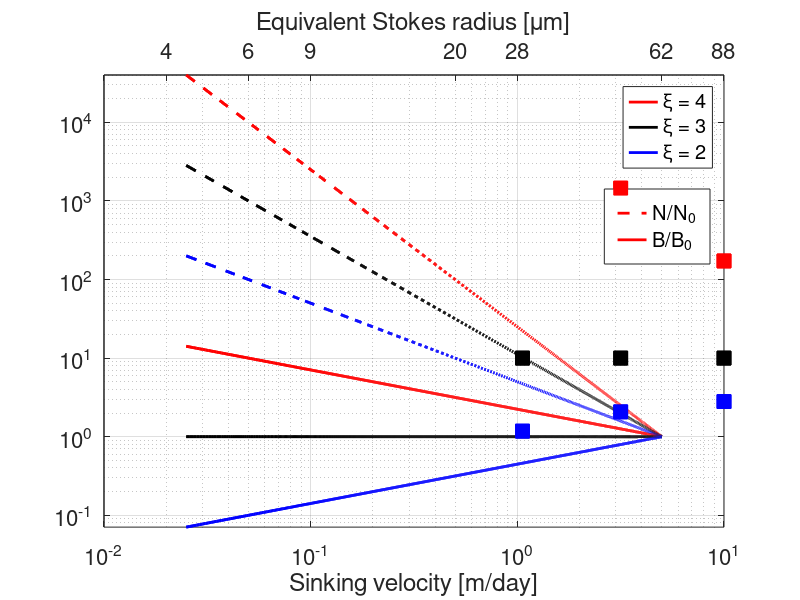

The MATLAB source for this figure: (Note: this script raises an error after producing the figure.)
clear

%% This code plots the distribution of Particle, given a spectral slope and the number of LARGEST particle

counter = 1;
for spectral_slope = [2 3 4]
    
    % compute for the sinking velocity actually modeled
    ws = [0.025 0.5 1 5];
    N0 = 1971717;
    N = (ws/max(ws)).^-(spectral_slope/2)*N0;
    B = (ws/max(ws)).^((3-spectral_slope)/2);
    
    % Create the theoretical curve
    thexaxis = [min(ws):0.001:max(ws)];
    theyaxis = (thexaxis/thexaxis(4976)).^-(spectral_slope/2);
    theyaxisB = (thexaxis/thexaxis(4976)).^((3-spectral_slope)/2);
    
    %%
    
    figure(1)
    % theoretical curve
    if spectral_slope>3
        color = 'r';
    elseif spectral_slope == 3
        color = 'k';
    elseif spectral_slope <3
        color = 'b';
    end

    % Plot N/N0
    h(1) = plot(thexaxis,theyaxis,'--','color',color,'linewidth',2);
    hold on
    scatter(ws,N./N0,100,'s','markeredgecolor',color,'markerfacecolor',color)
    
    % Plot B/B0
    h(2) = plot(thexaxis,theyaxisB,'-','color',color,'linewidth',2);
    g(counter) = h(2);
    scatter(ws,B,100,'s','markeredgecolor',color,'markerfacecolor',color)
    
    set(gca,'yscale','log','xscale','log','fontsize',16)
    grid on; axis tight;    
    
    xlabel('Sinking velocity [m/day]')
    %ylabel('Number of particles')
    xlim([0.01 10])
    counter = counter +1;
end
H = legend([h(1) h(2)],'N/N_0','B/B_0','location','east');
set(H,'Position',[0.7554 0.56 0.1321 0.1250])


% get the figure smaller to accomodate the 2nd x-axis later
POS = get(gca,'position');
set(gca,'position',[POS(1) POS(2) POS(3) POS(4)-0.05])

% create 2 x-axis
axes('position',get(gca,'position'),...
    'xlim',get(gca,'xlim'),...
    'xscale','log',...
    'ylim',get(gca,'ylim'),...
    'ytick',get(gca,'ytick'),...
    'yticklabel',{},...
    'yscale','log',...
    'fontsize',16,...
    'color','none',...
    'XAxisLocation','top')
hold on
% Parameters for Stokes sinking velocity equation
g = 9.81;                   % m/s2
rho_water = 1026;           % kg/m3
rho_part = 1.01*rho_water;   % kg/m3
viscosity = 1.48e-3;        % Pa.s

% If I want to set ticks at specific radii
% myxtick = [0:10:80];
% wseq = (2.*(rho_part-rho_water).*g.*(myxtick/1e6).^2)./(9.*viscosity)*86400;
% set(gca,'xtick',wseq,'xticklabel',myxtick)

% If I want to compute the radius at the velocities already ticked on the
% 1st x-axis
Xtick = get(gca,'xtick');
Xtick = [0.02 0.05 0.1 0.5 1 5 10];
for ii = 1:length(Xtick)
    
    % equivalent stokes' radius
    xticklab{ii} = num2str(sqrt((9*viscosity*Xtick(ii)/86400)./(2*g*(rho_part-rho_water)))*1e6,'%.0f');
    
end

set(gca,'xtick',Xtick,'xticklabel',xticklab)
xlabel('Equivalent Stokes radius [\mum]')
%text(3,3e11,'\zeta = -3.5','fontsize',18)

counter = 1;
for spectral_slope = [4 3 2]
    
    % compute for the sinking velocity actually modeled
    ws = [0.025 0.5 1 5];
    N0 = 1971717;
    N = (ws/max(ws)).^-(spectral_slope/2)*N0;
    B = (ws/max(ws)).^((3-spectral_slope)/2);
    
    % Create the theoretical curve
    thexaxis = [min(ws):0.001:max(ws)];
    theyaxis = (thexaxis/thexaxis(4976)).^-(spectral_slope/2);
    theyaxisB = (thexaxis/thexaxis(4976)).^((3-spectral_slope)/2);
    
    %%
    
    figure(1)
    % theoretical curve
    if spectral_slope>3
        color = 'r';
    elseif spectral_slope == 3
        color = 'k';
    elseif spectral_slope <3
        color = 'b';
    end

    % Plot N/N0
    h(1) = plot(thexaxis,theyaxis,'--','color',color,'linewidth',2);
    hold on
    scatter(ws,N./N0,100,'s','markeredgecolor',color,'markerfacecolor',color)
    
    % Plot B/B0
    h(2) = plot(thexaxis,theyaxisB,'-','color',color,'linewidth',2);
    g(counter) = h(2);
    scatter(ws,B,100,'s','markeredgecolor',color,'markerfacecolor',color)
        
    counter = counter +1;
end
H = legend(g,'\xi = 4','\xi = 3','\xi = 2','location','northeast');
set(H,'Color',[1 1 1])


set(gcf,'color','w')
export_fig('Fig4_particle_PDF.png','-r200')
